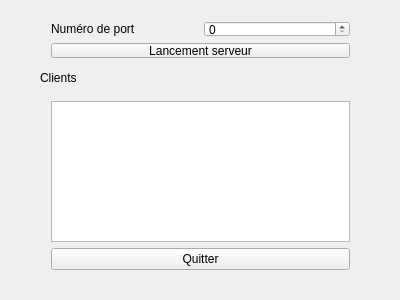
<?xml version="1.0" encoding="UTF-8"?>
<ui version="4.0">
 <class>MultiServeur</class>
 <widget class="QWidget" name="MultiServeur">
  <property name="geometry">
   <rect>
    <x>0</x>
    <y>0</y>
    <width>400</width>
    <height>300</height>
   </rect>
  </property>
  <property name="windowTitle">
   <string>MultiServeur</string>
  </property>
  <widget class="QWidget" name="layoutWidget">
   <property name="geometry">
    <rect>
     <x>40</x>
     <y>90</y>
     <width>321</width>
     <height>191</height>
    </rect>
   </property>
   <layout class="QVBoxLayout" name="verticalLayout_2">
    <item>
     <widget class="QTextEdit" name="textEditClients">
      <property name="readOnly">
       <bool>true</bool>
      </property>
     </widget>
    </item>
    <item>
     <widget class="QPushButton" name="pushButtonQuitter">
      <property name="text">
       <string>Quitter</string>
      </property>
     </widget>
    </item>
   </layout>
  </widget>
  <widget class="QWidget" name="layoutWidget_2">
   <property name="geometry">
    <rect>
     <x>40</x>
     <y>10</y>
     <width>321</width>
     <height>59</height>
    </rect>
   </property>
   <layout class="QVBoxLayout" name="verticalLayout">
    <item>
     <layout class="QHBoxLayout" name="horizontalLayout">
      <item>
       <widget class="QLabel" name="labelPort">
        <property name="text">
         <string>Numéro de port</string>
        </property>
       </widget>
      </item>
      <item>
       <widget class="QSpinBox" name="spinBoxPort">
        <property name="minimum">
         <number>0</number>
        </property>
        <property name="maximum">
         <number>9999</number>
        </property>
       </widget>
      </item>
     </layout>
    </item>
    <item>
     <widget class="QPushButton" name="pushButtonLancerServeur">
      <property name="text">
       <string>Lancement serveur</string>
      </property>
     </widget>
    </item>
   </layout>
  </widget>
  <widget class="QLabel" name="labelClients">
   <property name="geometry">
    <rect>
     <x>40</x>
     <y>70</y>
     <width>58</width>
     <height>16</height>
    </rect>
   </property>
   <property name="text">
    <string>Clients</string>
   </property>
  </widget>
 </widget>
 <layoutdefault spacing="6" margin="11"/>
 <resources/>
 <connections>
  <connection>
   <sender>pushButtonQuitter</sender>
   <signal>clicked()</signal>
   <receiver>MultiServeur</receiver>
   <slot>close()</slot>
   <hints>
    <hint type="sourcelabel">
     <x>229</x>
     <y>271</y>
    </hint>
    <hint type="destinationlabel">
     <x>251</x>
     <y>290</y>
    </hint>
   </hints>
  </connection>
 </connections>
</ui>
